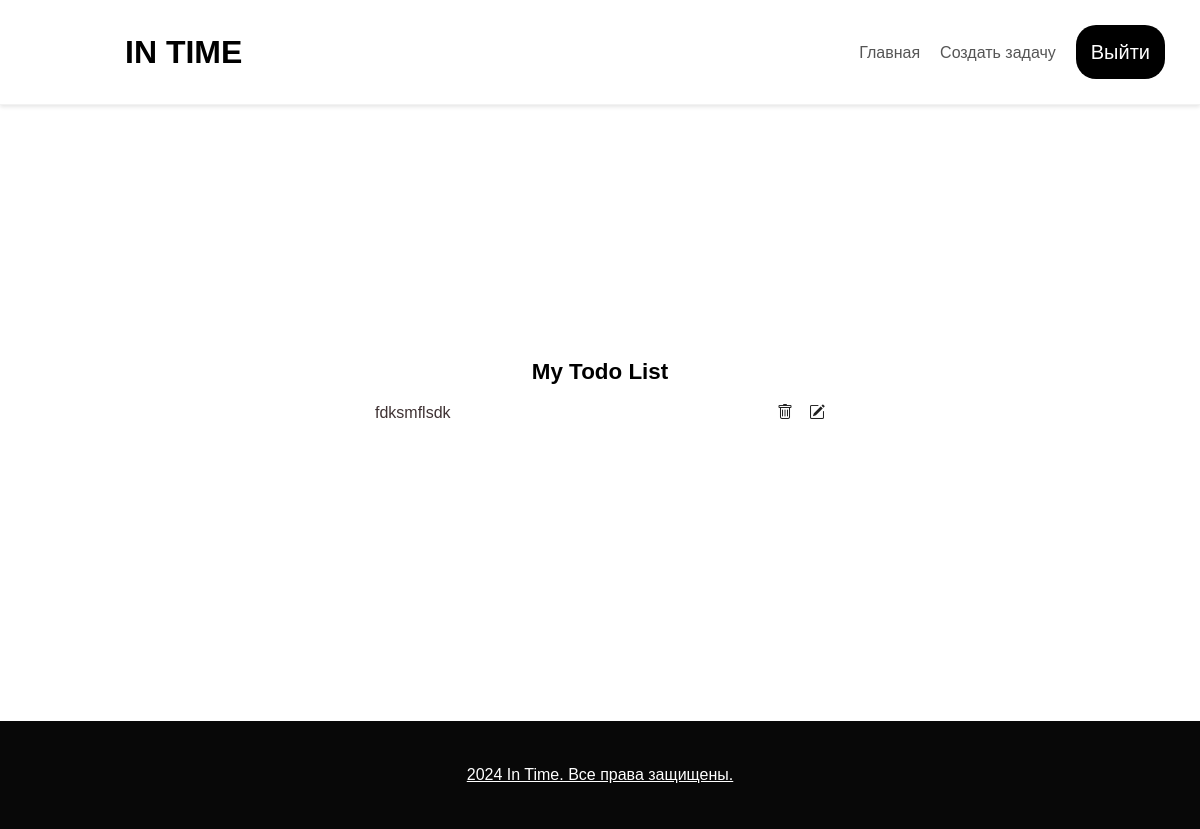
Before: /tasks/ (signed in) with the older database file.
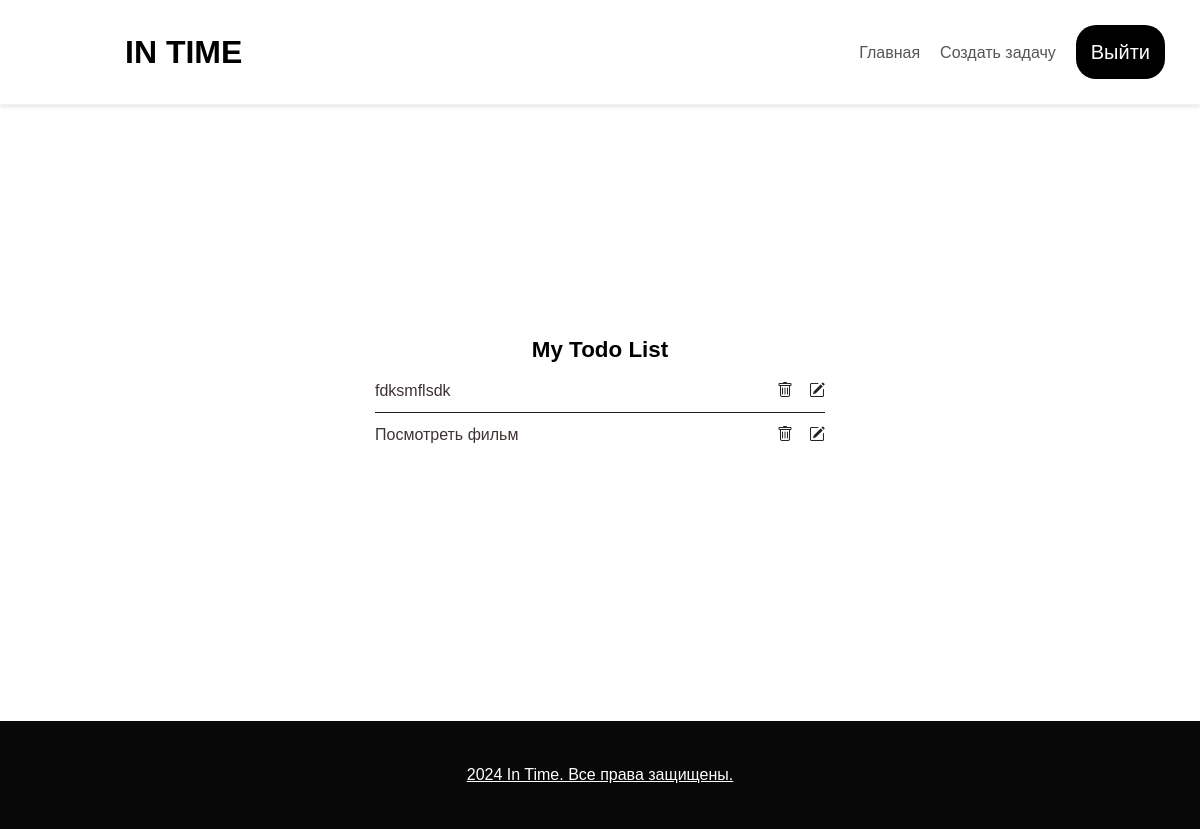
After: the same page with the newer database file.
### inTime/models.py (models this page shows, shortened)
class Task(models.Model):
    title = models.CharField(max_length=255)
    description = models.TextField(null=True, blank=True)
    completed = models.BooleanField(default=False)
    created_at = models.DateTimeField(auto_now_add=True)
    due_date = models.DateField(null=True, blank=True)
    user = models.ForeignKey(User, on_delete=models.CASCADE, null=True, blank=True)
    class Meta:
        ordering = ['completed', 'due_date']

### inTime/views.py (the view)
# urls.py: path('tasks/', TaskList.as_view(),name='tasks'),
class TaskList(LoginRequiredMixin, ListView):
    model = Task
    context_object_name = 'tasks'
    def get_queryset(self):
        return super().get_queryset().filter(user=self.request.user)

### inTime/templates/inTime/task_list.html
{%extends 'base.html'%}
{%block content%}
<div class="center">
	<h2>My Todo List</h2>
	{% if tasks %}
	<ul class="tasks">
		{% for task in tasks %}
			<li><a href="{% url 'task' task.id %}" class="{% if task.completed%}completed{%endif%}">{{ task.title }}</a>
				 <div  class="task-controls">
				 	<a href="{%url 'task-delete' task.id %}"><i class="bi bi-trash"></i> </a>
					<a href="{%url 'task-update' task.id %}"><i class="bi bi-pencil-square"></i></a>
		         </div>
		    </li>
		{% endfor %}
	{% else %}
		<p>🎉 Yay, you have no pending tasks! <a href="{%url 'task-create'%}">Create Task</a></p>
	{% endif %}
	</ul>
</div>
{%endblock content%}

Changed rows visible on the page:
added Task: title "Посмотреть фильм"
